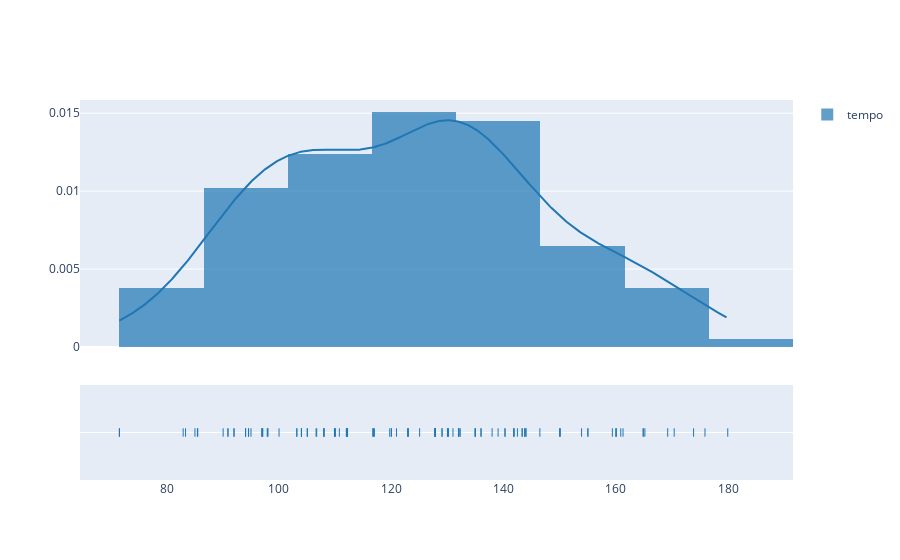

Notebook source saved alongside this figure:
### Code cell
fig = ff.create_distplot([df["tempo"]], ["tempo"], bin_size=15)
fig.show()

### Figure 1 — Plotly figure (JSON) as saved in the notebook; plotly's stock layout.template omitted (floating-point values rounded to 4 significant figures; data arrays with more than 128 entries replaced by an {"elided": "..."} marker saying what was removed)
{"data": [{"autobinx": false, "histnorm": "probability density", "legendgroup": "tempo", "marker": {"color": "rgb(31, 119, 180)"}, "name": "tempo", "opacity": 0.7, "type": "histogram", "x": [141.9, 175.9, 100.0, 173.9, 120.0, 117.0, 108.0, 131, 90.05, 104.0, 104.0, 104.0, 104.0, 134.9, 160.1, 85.47, 139.0, 142.5, 120.0, 125.1, 97.0, 153.9, 138.0, 120.9, 170.4, 110.8, 95.01, 160.9, 112.0, 97.91, 112.1, 85.54, 132.3, 91.98, 116.8, 161.3, 159.4, 106.6, 165.2, 130.0, 119.7, 106.7, 150.1, 146.5, 169.3, 92.0, 179.9, 130.2, 83.35, 112.1, 82.93, 85.03, 112.2, 112.2, 143.8, 143.8, 140.3, 140.3, 143.3, 143.3, 71.57, 71.57, 103.2, 103.2, 97.09, 97.09, 127.8, 127.8, 127.8, 127.8, 127.8, 127.8, 127.8, 127.8, 160.1, 160.1, 96.98, 96.98, 98.01, 98.01, 109.9, 109.9, 132.0, 132.0, 155.0, 155.0, 144.0, 144.0, 132.0, 132.0, 94.06, 94.06, 136.0, 136.0, 150.0, 150.0, 90.91, 90.91, 108.0, 108.0, 105.0, 105.0, 164.9, 164.9, 132.0, 132.0, 110.0, 110.0, 123.0, 123.0, 129.1, 129.1, 130.1, 130.1, 141.8, 141.8, 94.58, 94.58, 123.0, 123.0, 116.8, 116.8, 135.0, 135.0], "xaxis": "x", "xbins": {"end": 179.9, "size": 15, "start": 71.57}, "yaxis": "y"}, {"legendgroup": "tempo", "marker": {"color": "rgb(31, 119, 180)"}, "mode": "lines", "name": "tempo", "showlegend": false, "type": "scatter", "x": {"elided": "500 float values"}, "xaxis": "x", "y": {"elided": "500 float values"}, "yaxis": "y"}, {"legendgroup": "tempo", "marker": {"color": "rgb(31, 119, 180)", "symbol": "line-ns-open"}, "mode": "markers", "name": "tempo", "showlegend": false, "type": "scatter", "x": [141.9, 175.9, 100.0, 173.9, 120.0, 117.0, 108.0, 131, 90.05, 104.0, 104.0, 104.0, 104.0, 134.9, 160.1, 85.47, 139.0, 142.5, 120.0, 125.1, 97.0, 153.9, 138.0, 120.9, 170.4, 110.8, 95.01, 160.9, 112.0, 97.91, 112.1, 85.54, 132.3, 91.98, 116.8, 161.3, 159.4, 106.6, 165.2, 130.0, 119.7, 106.7, 150.1, 146.5, 169.3, 92.0, 179.9, 130.2, 83.35, 112.1, 82.93, 85.03, 112.2, 112.2, 143.8, 143.8, 140.3, 140.3, 143.3, 143.3, 71.57, 71.57, 103.2, 103.2, 97.09, 97.09, 127.8, 127.8, 127.8, 127.8, 127.8, 127.8, 127.8, 127.8, 160.1, 160.1, 96.98, 96.98, 98.01, 98.01, 109.9, 109.9, 132.0, 132.0, 155.0, 155.0, 144.0, 144.0, 132.0, 132.0, 94.06, 94.06, 136.0, 136.0, 150.0, 150.0, 90.91, 90.91, 108.0, 108.0, 105.0, 105.0, 164.9, 164.9, 132.0, 132.0, 110.0, 110.0, 123.0, 123.0, 129.1, 129.1, 130.1, 130.1, 141.8, 141.8, 94.58, 94.58, 123.0, 123.0, 116.8, 116.8, 135.0, 135.0], "xaxis": "x", "y": ["tempo", "tempo", "tempo", "tempo", "tempo", "tempo", "tempo", "tempo", "tempo", "tempo", "tempo", "tempo", "tempo", "tempo", "tempo", "tempo", "tempo", "tempo", "tempo", "tempo", "tempo", "tempo", "tempo", "tempo", "tempo", "tempo", "tempo", "tempo", "tempo", "tempo", "tempo", "tempo", "tempo", "tempo", "tempo", "tempo", "tempo", "tempo", "tempo", "tempo", "tempo", "tempo", "tempo", "tempo", "tempo", "tempo", "tempo", "tempo", "tempo", "tempo", "tempo", "tempo", "tempo", "tempo", "tempo", "tempo", "tempo", "tempo", "tempo", "tempo", "tempo", "tempo", "tempo", "tempo", "tempo", "tempo", "tempo", "tempo", "tempo", "tempo", "tempo", "tempo", "tempo", "tempo", "tempo", "tempo", "tempo", "tempo", "tempo", "tempo", "tempo", "tempo", "tempo", "tempo", "tempo", "tempo", "tempo", "tempo", "tempo", "tempo", "tempo", "tempo", "tempo", "tempo", "tempo", "tempo", "tempo", "tempo", "tempo", "tempo", "tempo", "tempo", "tempo", "tempo", "tempo", "tempo", "tempo", "tempo", "tempo", "tempo", "tempo", "tempo", "tempo", "tempo", "tempo", "tempo", "tempo", "tempo", "tempo", "tempo", "tempo", "tempo", "tempo", "tempo"], "yaxis": "y2"}], "layout": {"barmode": "overlay", "hovermode": "closest", "legend": {"traceorder": "reversed"}, "xaxis": {"anchor": "y2", "domain": [0, 1], "zeroline": false}, "yaxis": {"anchor": "free", "domain": [0.35, 1], "position": 0}, "yaxis2": {"anchor": "x", "domain": [0, 0.25], "dtick": 1, "showticklabels": false}}}
